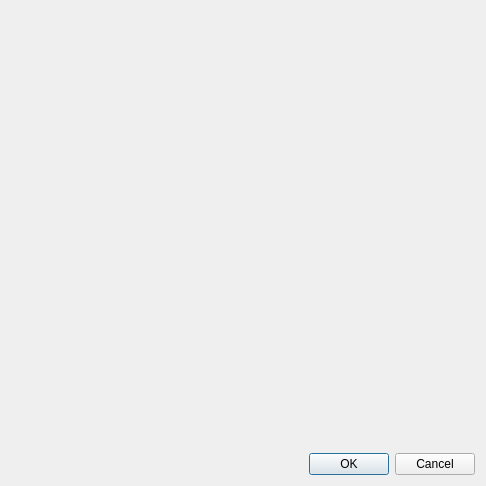
<?xml version="1.0" encoding="UTF-8"?>
<ui version="4.0">
 <class>PropertiesWindow</class>
 <widget class="QDialog" name="PropertiesWindow">
  <property name="geometry">
   <rect>
    <x>0</x>
    <y>0</y>
    <width>486</width>
    <height>486</height>
   </rect>
  </property>
  <property name="windowTitle">
   <string>Dialog</string>
  </property>
  <layout class="QVBoxLayout" name="verticalLayout">
   <item>
    <layout class="QVBoxLayout" name="verticalLayout_2">
     <item>
      <spacer name="verticalSpacer">
       <property name="orientation">
        <enum>Qt::Vertical</enum>
       </property>
       <property name="sizeHint" stdset="0">
        <size>
         <width>20</width>
         <height>40</height>
        </size>
       </property>
      </spacer>
     </item>
    </layout>
   </item>
   <item>
    <widget class="QDialogButtonBox" name="buttonBox">
     <property name="orientation">
      <enum>Qt::Horizontal</enum>
     </property>
     <property name="standardButtons">
      <set>QDialogButtonBox::Cancel|QDialogButtonBox::Ok</set>
     </property>
    </widget>
   </item>
  </layout>
 </widget>
 <resources/>
 <connections>
  <connection>
   <sender>buttonBox</sender>
   <signal>accepted()</signal>
   <receiver>PropertiesWindow</receiver>
   <slot>accept()</slot>
   <hints>
    <hint type="sourcelabel">
     <x>248</x>
     <y>254</y>
    </hint>
    <hint type="destinationlabel">
     <x>157</x>
     <y>274</y>
    </hint>
   </hints>
  </connection>
  <connection>
   <sender>buttonBox</sender>
   <signal>rejected()</signal>
   <receiver>PropertiesWindow</receiver>
   <slot>reject()</slot>
   <hints>
    <hint type="sourcelabel">
     <x>316</x>
     <y>260</y>
    </hint>
    <hint type="destinationlabel">
     <x>286</x>
     <y>274</y>
    </hint>
   </hints>
  </connection>
 </connections>
</ui>
